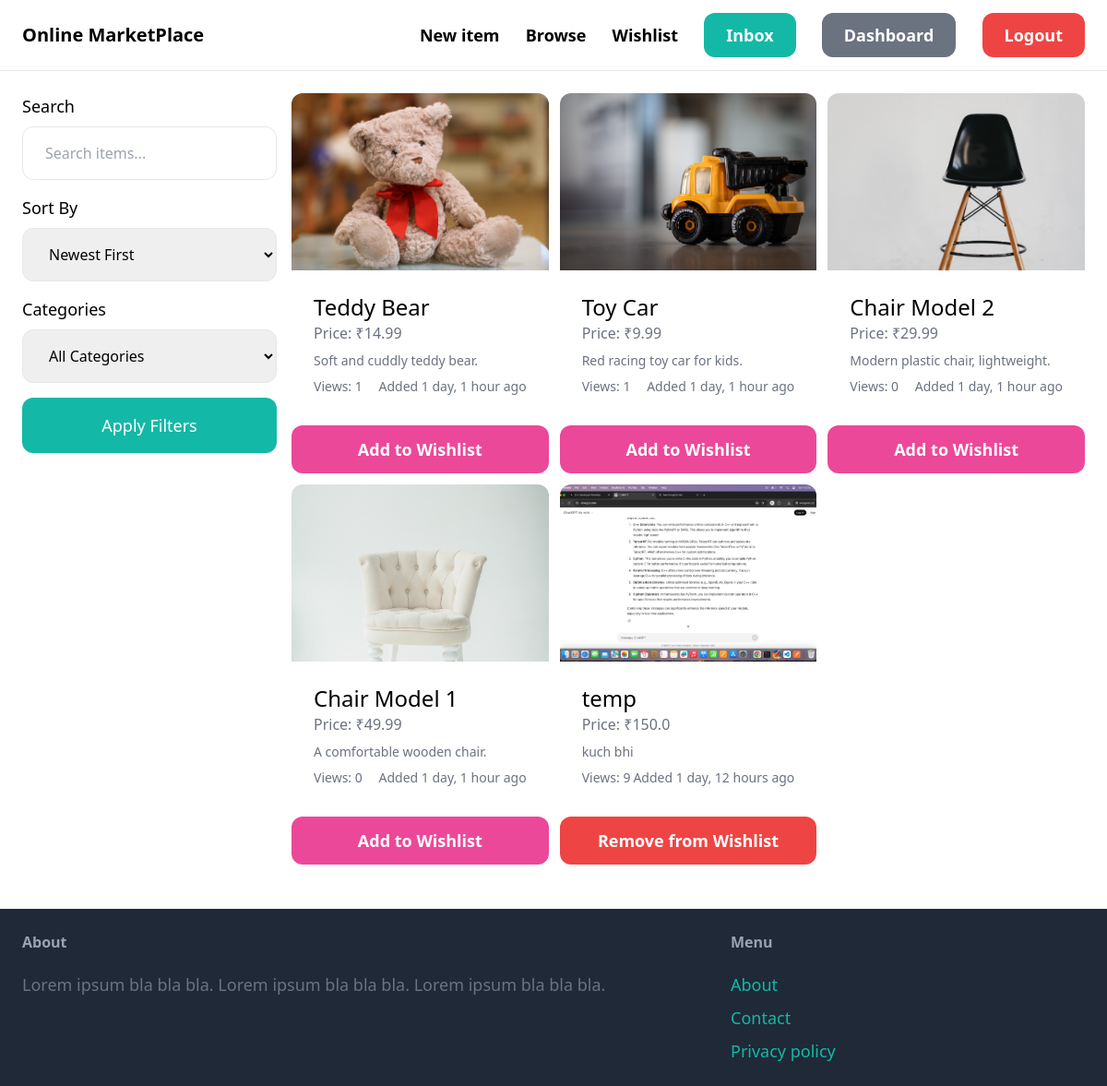
The app's page /items/ (signed in) with its own data.
### item/models.py (models this page shows, shortened)
class Item(models.Model):
    CONDITION_CHOICES = [
        ('new', 'New'),
        ('used', 'Used'),
        ('refurbished', 'Refurbished'),
    ]
    category = models.ForeignKey(Category, related_name='items', on_delete=models.CASCADE)
    name = models.CharField(max_length=255)
    description = models.TextField(blank=True, null=True)
    price = models.FloatField()
    image = models.ImageField(upload_to='item_images', blank=True, null=True)
    is_sold = models.BooleanField(default=False)
    created_by = models.ForeignKey(User, related_name='items', on_delete=models.CASCADE)
    created_at = models.DateTimeField(auto_now_add=True)
    wishlisted_by = models.ManyToManyField(User, related_name='wishlist', blank=True)
    views = models.IntegerField(default=0)  # Track item views
    condition = models.CharField(max_length=20, choices=CONDITION_CHOICES, default='new')
    @property
    def image_url(self):
        if self.image and hasattr(self.image, 'url'):
            return self.image.url
        return '/media/default.jpg'  # This will be our default image

### item/views.py (the view)
# urls.py: path('', views.items, name='items'),
def items(request):
    query = request.GET.get('query', '')
    category_id = int(request.GET.get('category', 0))
    sort_by = request.GET.get('sort', '-created_at')  # Default sort by newest
    categories = Category.objects.all()
    items = Item.objects.filter(is_sold=False)
    if sort_by == 'price_low':
        items = items.order_by('price')
    elif sort_by == 'price_high':
        items = items.order_by('-price')
    elif sort_by == 'views':
        items = items.order_by('-views')
    elif sort_by == 'name':
        items = items.order_by('name')
    else:  # default to newest
        items = items.order_by('-created_at')
    if category_id and category_id != 0:
        items = items.filter(category_id=category_id)
    if query:
        items = items.filter(
            Q(name__icontains=query) |
            Q(description__icontains=query) |
            Q(category__name__icontains=query)
        )
    user_wishlist = []
    if request.user.is_authenticated:
        user_wishlist = list(request.user.wishlist.values_list('id', flat=True))
    return render(request, 'item/items.html', {
        'items': items,
        'query': query,
        'categories': categories,
        'category_id': category_id,
        'sort_by': sort_by,
        'user_wishlist': user_wishlist,
    })

### item/templates/item/items.html (shortened to what this page needs)
{% extends 'core/base.html' %}
{% block content %}
<div class="pb-6 grid grid-cols-4 gap-4">
    <div class="col-span-1">
        <form method="get" action="{% url 'item:items' %}" class="space-y-4">
            <div>
                <label class="block mb-2 text-lg">Search</label>
                <input name="query" class="w-full py-4 px-6 border rounded-xl" type="text" value="{{ query }}" placeholder="Search items..." />
            </div>
            <div>
                <label class="block mb-2 text-lg">Sort By</label>
                <select name="sort" class="w-full py-4 px-6 border rounded-xl">
                    <option value="-created_at"{% if sort_by == '-created_at' %} selected{% endif %}>Newest First</option>
                </select>
            </div>
            <div>
                <label class="block mb-2 text-lg">Categories</label>
                <select name="category" class="w-full py-4 px-6 border rounded-xl">
                    <option value="0">All Categories</option>
                </select>
            </div>
            <button class="mt-6 py-4 px-8 text-lg bg-teal-500 text-white w-full rounded-xl hover:bg-teal-700">Apply Filters</button>
        </form>
    </div>
    <div class="col-span-3">
        <div class="grid grid-cols-3 gap-3">
            {% for item in items %}
            <div>
                <a href="{% url 'item:detail' item.id %}">
                    <div>
                        <img src="{{ item.image_url }}" class="rounded-t-xl h-48 w-full object-cover" />
                    </div>
                    <div class="p-6 bg-white rounded-b-xl">
                        <h2 class="text-2xl">{{ item.name }}</h2>
                        <div class="space-y-2">
                            <p class="text-gray-500">Price: ₹{{ item.price }}</p>
                            {% if item.description %}
                            <p class="text-gray-500 text-sm truncate">{{ item.description }}</p>
                            {% endif %}
                            <div class="flex justify-between text-sm text-gray-500">
                                <span>Views: {{ item.views }}</span>
                                <span>Added {{ item.created_at|timesince }} ago</span>
                            </div>
                        </div>
                    </div>
                </a>
                <div class="mt-2">
                    {% if request.user.is_authenticated and item.id in user_wishlist %}
                    <a href="{% url 'item:toggle_wishlist' item.id %}" class="block w-full py-3 text-center text-lg font-semibold bg-red-500 text-white rounded-xl hover:bg-red-700">Remove from Wishlist</a>
                    {% elif request.user.is_authenticated %}
                    <a href="{% url 'item:toggle_wishlist' item.id %}" class="block w-full py-3 text-center text-lg font-semibold bg-pink-500 text-white rounded-xl hover:bg-pink-700">Add to Wishlist</a>
                    {% endif %}
                </div>
            </div>
            {% endfor %}
        </div>
    </div>
</div>
{% endblock %}

### records on screen
Item: image_url (picture), name "Teddy Bear", price "14.99", description "Soft and cuddly teddy bear.", views "1", created_at "1 day, 1 hour", shows "Add to Wishlist"
Item: image_url (picture), name "Toy Car", price "9.99", description "Red racing toy car for kids.", views "1", created_at "1 day, 1 hour", shows "Add to Wishlist"
Item: image_url (picture), name "Chair Model 2", price "29.99", description "Modern plastic chair, lightweight.", views "0", created_at "1 day, 1 hour", shows "Add to Wishlist"
Item: image_url (picture), name "Chair Model 1", price "49.99", description "A comfortable wooden chair.", views "0", created_at "1 day, 1 hour", shows "Add to Wishlist"
Item: image_url (picture), name "temp", price "150.0", description "kuch bhi", views "9", created_at "1 day, 12 hours", shows "Remove from Wishlist"
